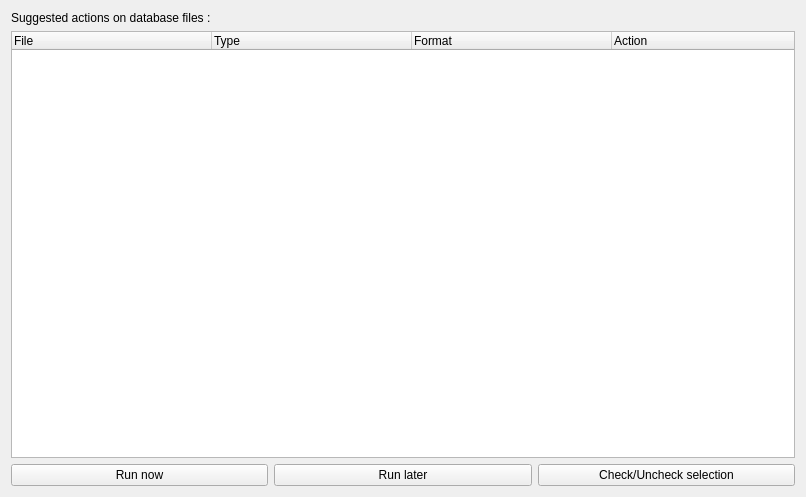
<?xml version="1.0" encoding="UTF-8"?>
<ui version="4.0">
 <class>widget</class>
 <widget class="QWidget" name="widget">
  <property name="geometry">
   <rect>
    <x>0</x>
    <y>0</y>
    <width>806</width>
    <height>497</height>
   </rect>
  </property>
  <property name="sizePolicy">
   <sizepolicy hsizetype="Preferred" vsizetype="Preferred">
    <horstretch>0</horstretch>
    <verstretch>0</verstretch>
   </sizepolicy>
  </property>
  <property name="baseSize">
   <size>
    <width>0</width>
    <height>0</height>
   </size>
  </property>
  <property name="windowTitle">
   <string>Form1</string>
  </property>
  <layout class="QVBoxLayout">
   <item>
    <widget class="QLabel" name="titleLabel">
     <property name="text">
      <string>Suggested actions on database files :</string>
     </property>
     <property name="wordWrap">
      <bool>false</bool>
     </property>
    </widget>
   </item>
   <item>
    <widget class="QTreeWidget" name="actionsList">
     <property name="selectionMode">
      <enum>QAbstractItemView::ExtendedSelection</enum>
     </property>
     <property name="rootIsDecorated">
      <bool>false</bool>
     </property>
     <property name="columnCount">
      <number>4</number>
     </property>
     <attribute name="headerDefaultSectionSize">
      <number>200</number>
     </attribute>
     <attribute name="headerDefaultSectionSize">
      <number>200</number>
     </attribute>
     <column>
      <property name="text">
       <string>File</string>
      </property>
     </column>
     <column>
      <property name="text">
       <string>Type</string>
      </property>
     </column>
     <column>
      <property name="text">
       <string>Format</string>
      </property>
     </column>
     <column>
      <property name="text">
       <string>Action</string>
      </property>
     </column>
    </widget>
   </item>
   <item>
    <layout class="QHBoxLayout">
     <item>
      <widget class="QPushButton" name="runNowButton">
       <property name="sizePolicy">
        <sizepolicy hsizetype="Minimum" vsizetype="Fixed">
         <horstretch>0</horstretch>
         <verstretch>0</verstretch>
        </sizepolicy>
       </property>
       <property name="text">
        <string>Run now</string>
       </property>
      </widget>
     </item>
     <item>
      <widget class="QPushButton" name="runLaterButton">
       <property name="sizePolicy">
        <sizepolicy hsizetype="Minimum" vsizetype="Fixed">
         <horstretch>0</horstretch>
         <verstretch>0</verstretch>
        </sizepolicy>
       </property>
       <property name="text">
        <string>Run later</string>
       </property>
      </widget>
     </item>
     <item>
      <widget class="QPushButton" name="selectButton">
       <property name="sizePolicy">
        <sizepolicy hsizetype="Minimum" vsizetype="Fixed">
         <horstretch>0</horstretch>
         <verstretch>0</verstretch>
        </sizepolicy>
       </property>
       <property name="text">
        <string>Check/Uncheck selection</string>
       </property>
      </widget>
     </item>
    </layout>
   </item>
  </layout>
 </widget>
 <layoutdefault spacing="6" margin="11"/>
 <pixmapfunction>qPixmapFromMimeSource</pixmapfunction>
 <resources/>
 <connections/>
</ui>
